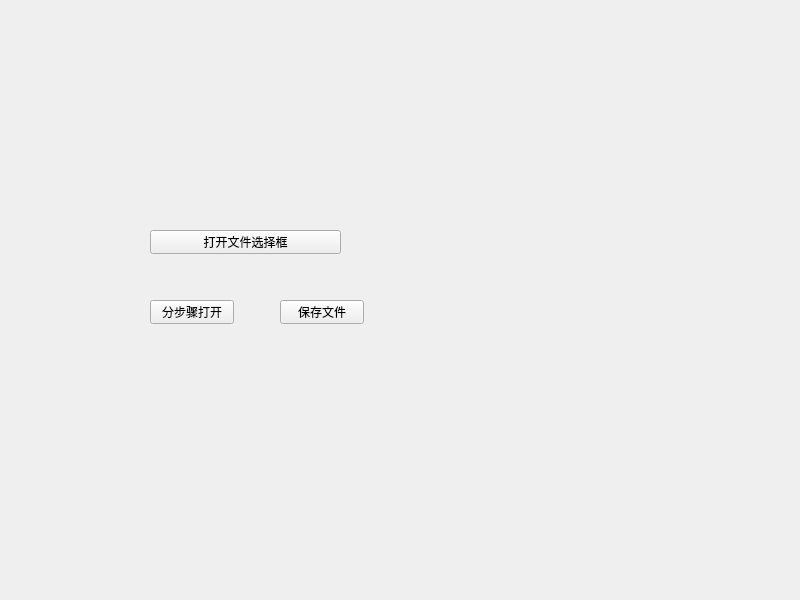
<?xml version="1.0" encoding="UTF-8"?>
<ui version="4.0">
 <class>Widget</class>
 <widget class="QWidget" name="Widget">
  <property name="geometry">
   <rect>
    <x>0</x>
    <y>0</y>
    <width>800</width>
    <height>600</height>
   </rect>
  </property>
  <property name="windowTitle">
   <string>Widget</string>
  </property>
  <widget class="QPushButton" name="btnQFileDialog">
   <property name="geometry">
    <rect>
     <x>150</x>
     <y>230</y>
     <width>191</width>
     <height>24</height>
    </rect>
   </property>
   <property name="text">
    <string>打开文件选择框</string>
   </property>
  </widget>
  <widget class="QPushButton" name="btnSe">
   <property name="geometry">
    <rect>
     <x>150</x>
     <y>300</y>
     <width>84</width>
     <height>24</height>
    </rect>
   </property>
   <property name="text">
    <string>分步骤打开</string>
   </property>
  </widget>
  <widget class="QPushButton" name="btnSave">
   <property name="geometry">
    <rect>
     <x>280</x>
     <y>300</y>
     <width>84</width>
     <height>24</height>
    </rect>
   </property>
   <property name="text">
    <string>保存文件</string>
   </property>
  </widget>
 </widget>
 <resources/>
 <connections/>
</ui>
